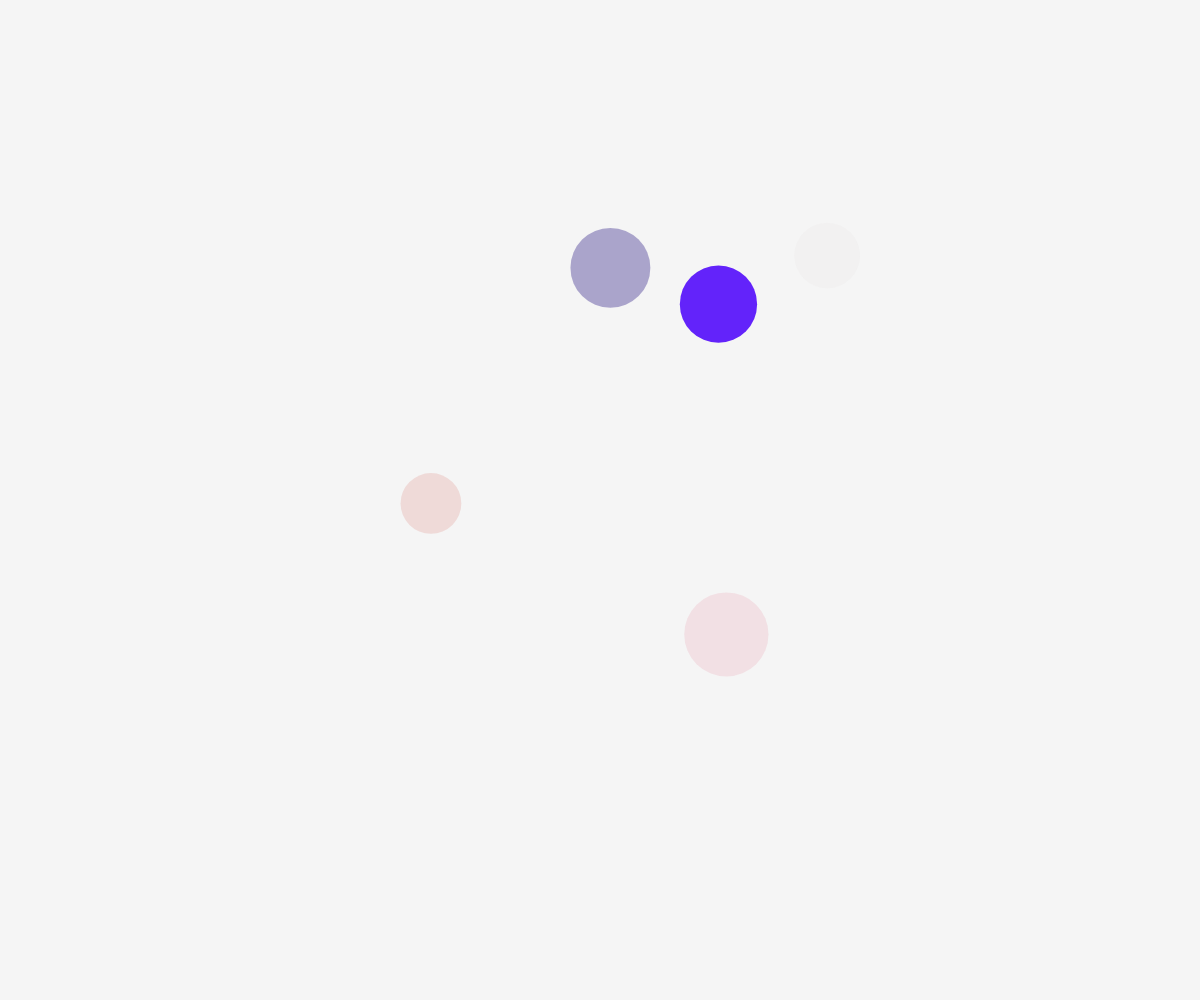
Frame 1 (no input)
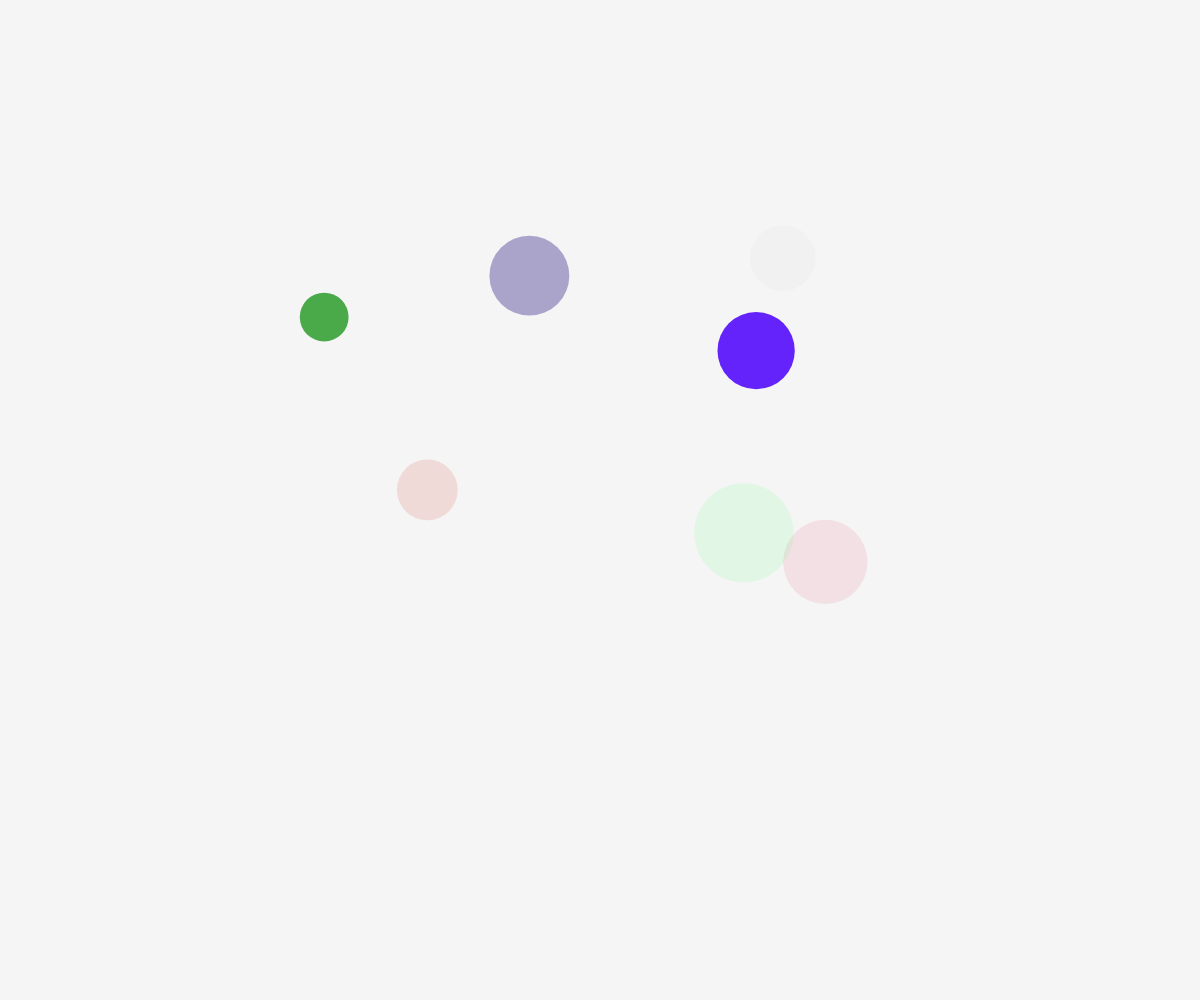
Frame 60 (no input)
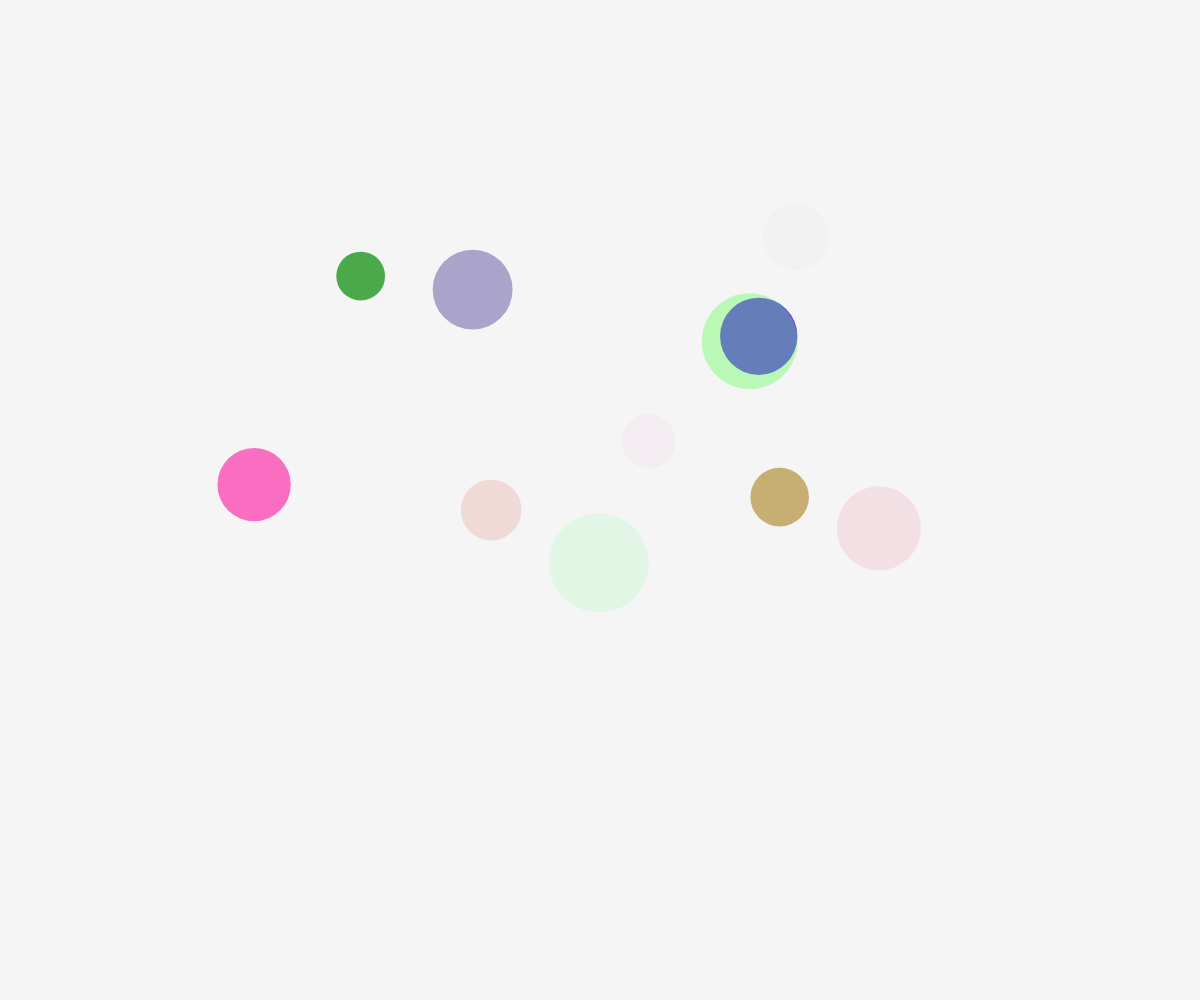
Frame 120 (the mouse pressed at the canvas centre since frame 60)

The p5.js sketch that drew these frames (run headless with seeded random() and noise() and a simulated clock; from frame 60 on, the mouse is pressed at the canvas centre):

// p5.js sketch
// ── sketch.js
// Bubble Object Demo
// Drake Jordan
// Oct 10, 2024

let theBubbles = [];
let deadBubbles = [];

function setup() {
  createCanvas(windowWidth, windowHeight);

  for (let i = 0; i < 5; i++) {
    spawnBubble();
  }

  // Create a new bubble every half second
  window.setInterval(spawnBubble, 500);
}

function draw() {
  background(245);
  // moveBubblesRandomly();
  moveBubblesWithNoise();
  displayGraves();
  displayBubbles();
}

function mousePressed() {
  for (let bubble of theBubbles) {
    if (clickedOnBubble(mouseX, mouseY, bubble)) {
      let index = theBubbles.indexOf(bubble);
      theBubbles.splice(index, 1);

      spawnGrave(mouseX, mouseY);
    }
  }
}

function clickedOnBubble(x, y, theBubble) {
  let distanceAway = dist(x, y, theBubble.x, theBubble.y);

  return distanceAway < theBubble.radius;
}

function moveBubblesWithNoise() {
  for (let bubble of theBubbles) {
    bubble.x = noise(bubble.timeX) * width;
    bubble.y = noise(bubble.timeY) * height;

    bubble.timeX += bubble.deltaTime;
    bubble.timeY += bubble.deltaTime;
  }
}

function moveBubblesRandomly() {
  for (let bubble of theBubbles) {
    let choice = random(100);
    if (choice < 50) {
      // Move up
      bubble.y -= bubble.speed;
    } 
    else if (choice < 65) {
      // Move down
      bubble.y += bubble.speed;
    }
    else if (choice < 75) {
      // Move right
      bubble.x += bubble.speed;
    }
    else {
      // Move left
      bubble.x -= bubble.speed;
    }
  }
}

function displayBubbles() {
  for(let bubble of theBubbles) {
    noStroke();
    fill(bubble.r, bubble.g, bubble.b, bubble.a);
    circle(bubble.x, bubble.y, bubble.radius * 2);
  }
}

function displayGraves() {
  for(let grave of deadBubbles) {
    textAlign(CENTER, CENTER)
    fill(0);
    textSize(20);
    text("X", grave.x, grave.y);
  }
}

function spawnBubble() {
  let someBubble = {
    x: random(0, width),
    y: height + random(0, 50),
    speed: random(2, 5),
    radius: random(20, 50),

    r: random(20, 255),
    g: random(20, 255),
    b: random(20, 255),
    a: random(255),

    timeX: random(100000000),
    timeY: random(100000000000),
    deltaTime: 0.002,
  };

  theBubbles.push(someBubble);
}

function spawnGrave(x, y) {
  let someGrave = {
    x: x,
    y: y,
  };
  deadBubbles.push(someGrave);
}
